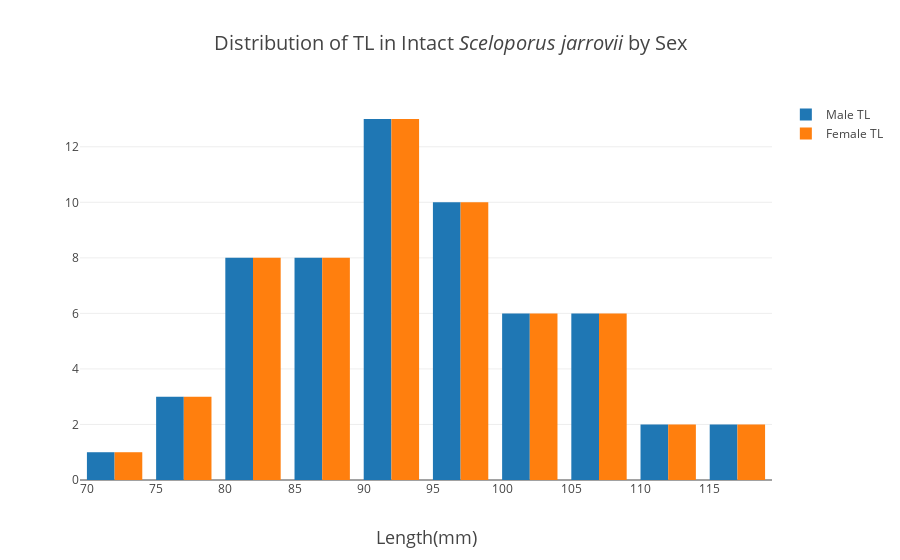

The notebook cell saved with this chart:
### Code cell
TLMales = go.Histogram(x=df.loc[df.sex=='female','tl'],name='Male TL')
TLFemales = go.Histogram(x=df.loc[df.sex=='female','tl'],name='Female TL')
data =[TLMales,TLFemales]
layout = go.Layout(
    title = 'Distribution of TL in Intact <i>Sceloporus jarrovii</i> by Sex',
    titlefont = dict(
        size = 20),
    xaxis = dict(
        dtick = 5,
        title = 'Length(mm)',
        titlefont = dict(
            size = 18)))
fig = go.Figure(data=data, layout=layout)
plot(fig, filename = 'Distribution of TL in Intact Sceloporus jarrovii by Sex.html')
iplot(fig, filename = 'Distribution of TL in Intact Sceloporus jarrovii by Sex.html')

### Figure 1 — Plotly figure (JSON) as saved in the notebook; plotly's stock layout.template omitted (floating-point values rounded to 4 significant figures)
{"data": [{"name": "Male TL", "type": "histogram", "uid": "3e0b5558-ab2c-11e9-b4e6-90324b8dd25e", "x": [100, 102, 92, 113, 98, 112, 98, 94, 90, 97, 88, 103, 96, 117, 81, 90, 90, 89, 108, 91, 95, 104, 95, 108, 85, 74, 86, 98, 80, 101, 105, 80, 95, 90, 109, 101, 93, 85, 81, 95, 85, 80, 90, 76, 78, 79, 95, 91, 80, 90, 85, 84, 89, 106, 108, 84, 92, 92, 116]}, {"name": "Female TL", "type": "histogram", "uid": "3e0b5559-ab2c-11e9-8984-90324b8dd25e", "x": [100, 102, 92, 113, 98, 112, 98, 94, 90, 97, 88, 103, 96, 117, 81, 90, 90, 89, 108, 91, 95, 104, 95, 108, 85, 74, 86, 98, 80, 101, 105, 80, 95, 90, 109, 101, 93, 85, 81, 95, 85, 80, 90, 76, 78, 79, 95, 91, 80, 90, 85, 84, 89, 106, 108, 84, 92, 92, 116]}], "layout": {"title": "Distribution of TL in Intact <i>Sceloporus jarrovii</i> by Sex", "titlefont": {"size": 20}, "xaxis": {"dtick": 5, "title": "Length(mm)", "titlefont": {"size": 18}}}}
